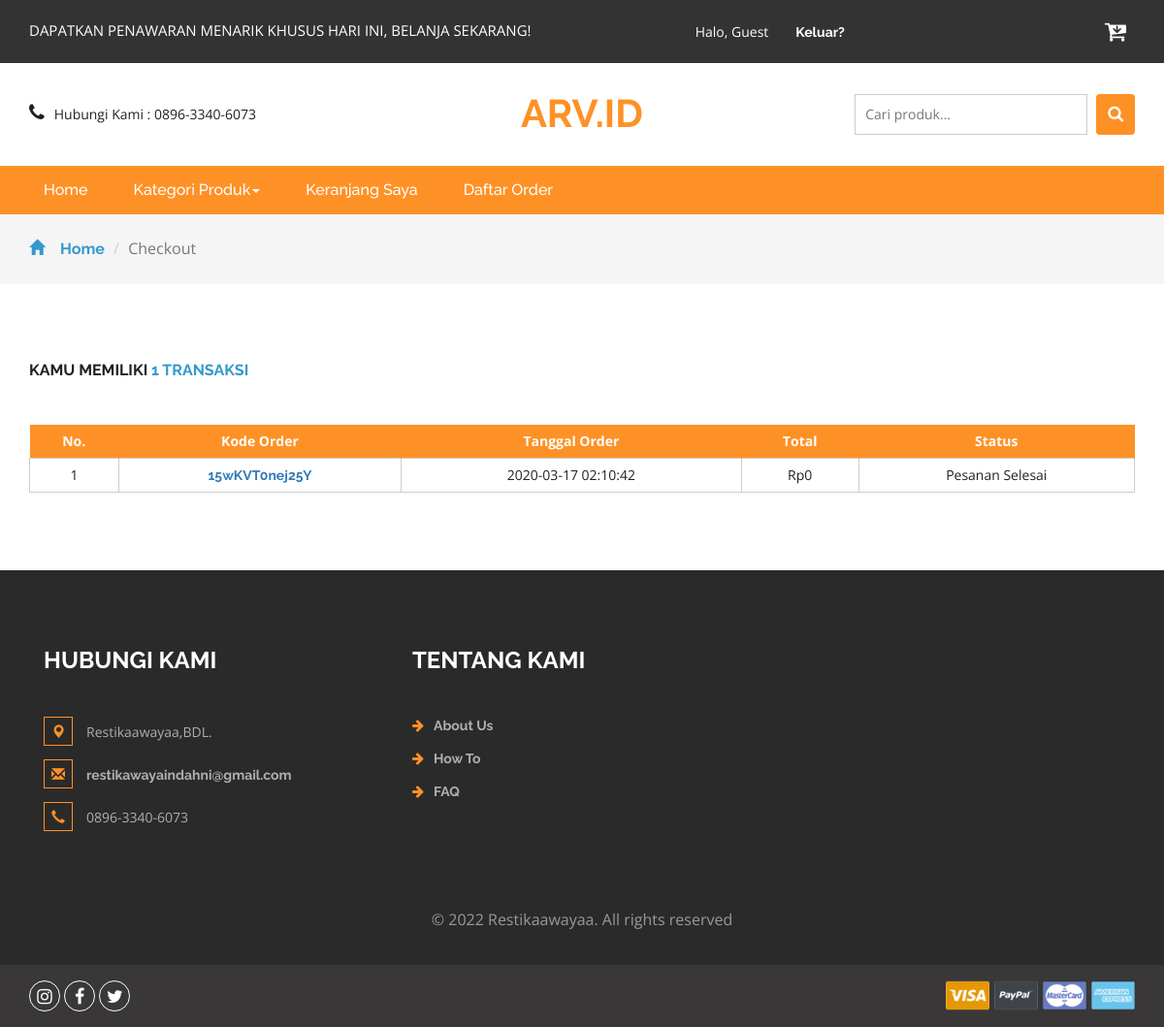
/daftarorder.php (signed in), run on the app's committed database.
### tables this page shows
CREATE TABLE `cart` (
  `idcart` int(11) NOT NULL AUTO_INCREMENT,
  `orderid` varchar(100) NOT NULL,
  `userid` int(11) NOT NULL,
  `tglorder` timestamp NOT NULL DEFAULT current_timestamp(),
  `status` varchar(10) NOT NULL DEFAULT 'Cart',
  PRIMARY KEY (`idcart`),
  UNIQUE KEY `orderid` (`orderid`),
  KEY `orderid_2` (`orderid`)
);

### daftarorder.php (the view, shortened to what this page needs)
<?php
include 'dbconnect.php';
	$uid = $_SESSION['id'];
	$itungtrans = mysqli_query($conn,"select count(orderid) as jumlahtrans from cart where userid='$uid' and status!='Cart'");
	$itungtrans2 = mysqli_fetch_assoc($itungtrans);
	$itungtrans3 = $itungtrans2['jumlahtrans'];
?>
<!DOCTYPE html>
<html>
<head>
<link href="css/bootstrap.css" rel="stylesheet" type="text/css" media="all" />
<link href="css/style.css" rel="stylesheet" type="text/css" media="all" />
<link href="css/font-awesome.css" rel="stylesheet">
</head>
<body>
	<div class="agileits_header">
		<div class="container">
			<div class="w3l_offers">
				<p>DAPATKAN PENAWARAN MENARIK KHUSUS HARI INI, BELANJA SEKARANG!</p>
			</div>
			<div class="agile-login">
				<ul>
				<?php
				if(!isset($_SESSION['log'])){
					echo '
					<li><a href="registered.php"> Daftar</a></li>
					<li><a href="login.php">Masuk</a></li>
					';
				} else {
					if($_SESSION['role']=='Member'){
					echo '
					<li style="color:white">Halo, '.$_SESSION["name"].'
					<li><a href="logout.php">Keluar?</a></li>
					';
					} else {
					echo '
					<li style="color:white">Halo, '.$_SESSION["name"].'
					<li><a href="admin">Admin Panel</a></li>
					<li><a href="logout.php">Keluar?</a></li>
					';
					};
				}
				?>
				</ul>
			</div>
			<div class="product_list_header">
					<a href="cart.php"><button class="w3view-cart" type="submit" name="submit" value=""><i class="fa fa-cart-arrow-down" aria-hidden="true"></i></button>
					 </a>
			</div>
			<div class="clearfix"> </div>
		</div>
	</div>
	<div class="logo_products">
		<div class="container">
		<div class="w3ls_logo_products_left1">
				<ul class="phone_email">
					<li><i class="fa fa-phone" aria-hidden="true"></i>Hubungi Kami : 0896-3340-6073</li>
				</ul>
			</div>
			<div class="w3ls_logo_products_left">
				<h1><a href="index.php">ARV.ID</a></h1>
			</div>
		<div class="w3l_search">
			<form action="search.php" method="post">
				<input type="search" name="Search" placeholder="Cari produk...">
				<button type="submit" class="btn btn-default search" aria-label="Left Align">
					<i class="fa fa-search" aria-hidden="true"> </i>
				</button>
			</form>
		</div>
			<div class="clearfix"> </div>
		</div>
	</div>
	<div class="navigation-agileits">
		<div class="container">
			<nav class="navbar navbar-default">
							<div class="collapse navbar-collapse" id="bs-megadropdown-tabs">
								<ul class="nav navbar-nav">
									<li class="active"><a href="index.php" class="act">Home</a></li>
									<li class="dropdown">
										<a href="#" class="dropdown-toggle" data-toggle="dropdown">Kategori Produk<b class="caret"></b></a>
									</li>
									<li><a href="cart.php">Keranjang Saya</a></li>
									<li><a href="daftarorder.php">Daftar Order</a></li>
								</ul>
							</div>
							</nav>
			</div>
		</div>
	<div class="breadcrumbs">
		<div class="container">
			<ol class="breadcrumb breadcrumb1">
				<li><a href="index.php"><span class="glyphicon glyphicon-home" aria-hidden="true"></span>Home</a></li>
				<li class="active">Checkout</li>
			</ol>
		</div>
	</div>
	<div class="checkout">
		<div class="container">
			<h2>Kamu memiliki <span><?php echo $itungtrans3 ?> transaksi</span></h2>
			<div class="checkout-right">
				<table class="timetable_sub">
					<thead>
						<tr>
							<th>No.</th>
							<th>Kode Order</th>
							<th>Tanggal Order</th>
							<th>Total</th>
							<th>Status</th>
						</tr>
					</thead>
					<?php
						$brg=mysqli_query($conn,"SELECT DISTINCT(idcart), c.orderid, tglorder, status from cart c, detailorder d where c.userid='$uid' and d.orderid=c.orderid and status!='Cart' order by tglorder DESC");
						$no=1;
						while($b=mysqli_fetch_array($brg)){
					?>
					<tr class="rem1"><form method="post">
						<td class="invert"><?php echo $no++ ?></td>
						<td class="invert"><a href="order.php?id=<?php echo $b['orderid'] ?>"><?php echo $b['orderid'] ?></a></td>
						<td class="invert"><?php echo $b['tglorder'] ?></td>
						<td class="invert">
						Rp<?php 				$ongkir = 10000;
												$ordid = $b['orderid'];
												$result1 = mysqli_query($conn,"SELECT SUM(qty*hargaafter)+$ongkir AS count FROM detailorder d, produk p where d.orderid='$ordid' and p.idproduk=d.idproduk order by d.idproduk ASC");
												$cekrow = mysqli_num_rows($result1);
												$row1 = mysqli_fetch_assoc($result1);
												$count = $row1['count'];
												if($cekrow > 0){
													echo number_format($count);
													} else {
														echo 'No data';
													}?>
						</td>
						<td class="invert">
							<div class="rem">
								<?php
								if($b['status']=='Payment'){
								echo '
								<a href="konfirmasi.php?id='.$b['orderid'].'" class="form-control btn-primary">
								Konfirmasi Pembayaran
								</a>
								';}
								else if($b['status']=='Diproses'){
								echo 'Pesanan Diproses (Pembayaran Diterima)';
								}
								else if($b['status']=='Dikirim'){
									echo 'Pesanan Dikirim';
								} else if($b['status']=='Selesai'){
									echo 'Pesanan Selesai';
								} else if($b['status']=='Dibatalkan'){
									echo 'Pesanan Dibatalkan';
								} else {
									echo 'Konfirmasi diterima';
								}
								?>
							</form>
							</div>
					<?php
						}
					?>
			</div>
		</div>
<div class="footer">
		<div class="container">
			<div class="w3_footer_grids">
				<div class="col-md-4 w3_footer_grid">
					<h3>Hubungi Kami</h3>
					<ul class="address">
						<li><i class="glyphicon glyphicon-map-marker" aria-hidden="true"></i>Restikaawayaa,BDL.</li>
						<li><i class="glyphicon glyphicon-envelope" aria-hidden="true"></i><a href="mailto:info@email">restikawayaindahni@gmail.com</a></li>
						<li><i class="glyphicon glyphicon-earphone" aria-hidden="true"></i>0896-3340-6073</li>
					</ul>
				</div>
				<div class="col-md-3 w3_footer_grid">
					<h3>Tentang Kami</h3>
					<ul class="info">
						<li><i class="fa fa-arrow-right" aria-hidden="true"></i><a href="about.html">About Us</a></li>
						<li><i class="fa fa-arrow-right" aria-hidden="true"></i><a href="about.html">How To</a></li>
						<li><i class="fa fa-arrow-right" aria-hidden="true"></i><a href="about.html">FAQ</a></li>
					</ul>
				</div>
				<div class="clearfix"> </div>
			</div>
		</div>
		<div class="footer-copy">
			<div class="container">
				<p>© 2022 Restikaawayaa. All rights reserved</p>
			</div>
		</div>
	</div>
	<div class="footer-botm">
			<div class="container">
				<div class="w3layouts-foot">
					<ul>
						<li><a href="#" class="w3_agile_instagram"><i class="fa fa-instagram" aria-hidden="true"></i></a></li>
						<li><a href="#" class="w3_agile_facebook"><i class="fa fa-facebook" aria-hidden="true"></i></a></li>
						<li><a href="#" class="agile_twitter"><i class="fa fa-twitter" aria-hidden="true"></i></a></li>
					</ul>
				</div>
				<div class="payment-w3ls">
					<img src="images/card.png" alt=" " class="img-responsive">
				</div>
				<div class="clearfix"> </div>
			</div>
		</div>
<link href="css/skdslider.css" rel="stylesheet">
</body>
</html>

### data on the page
cart: orderid "15wKVT0nej25Y", tglorder "2020-03-17 02:10:42", count "0", status "Pesanan Selesai"

### other printed values
$_SESSION["name"] "Guest"
$itungtrans3 "1"
